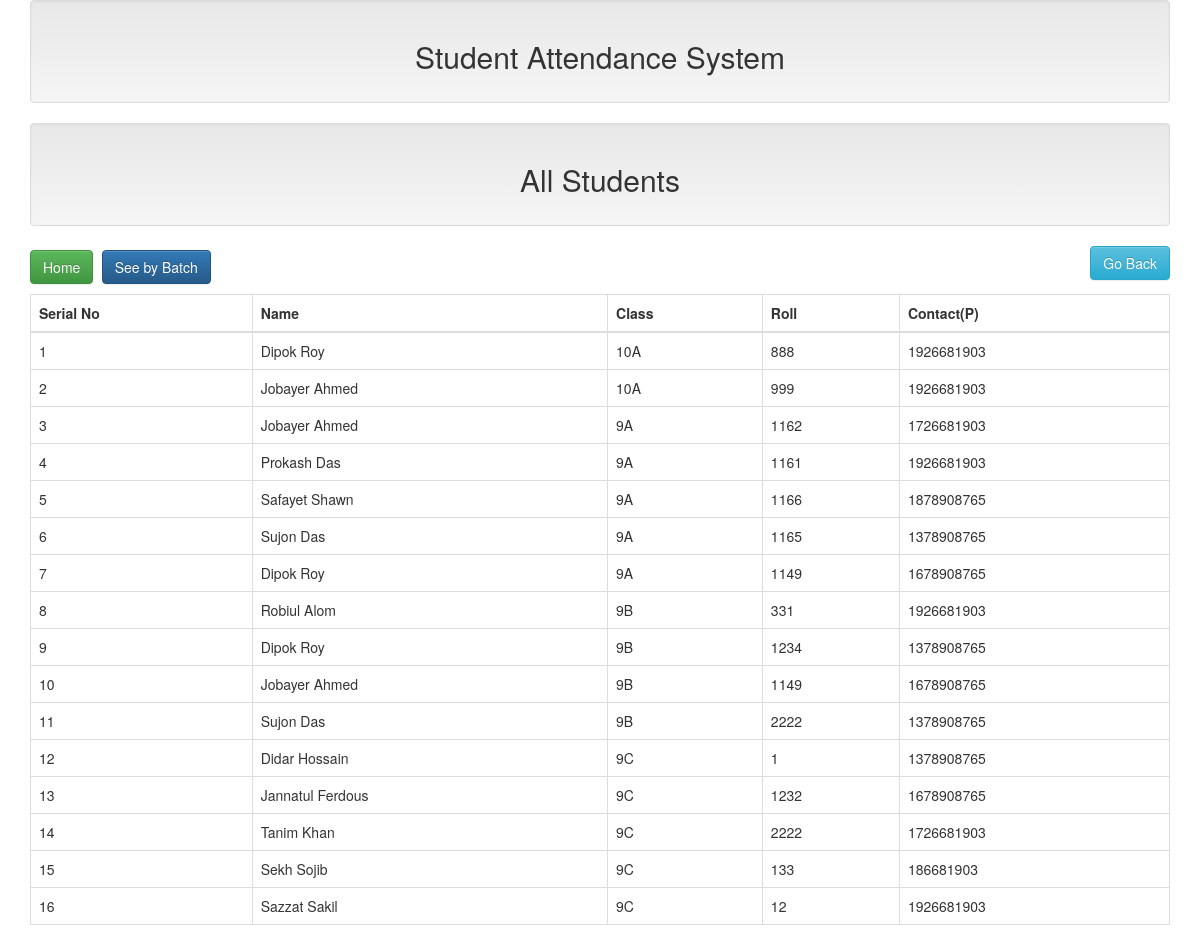
Screenshot of /all.php with the database file from the repository.
### tables this page shows
CREATE TABLE `student` (
  `id` int(100) NOT NULL,
  `name` varchar(150) NOT NULL,
  `roll` int(150) NOT NULL,
  `cnt` int(150) NOT NULL,
  `batch` varchar(150) NOT NULL
);

### lib/datbase.php (called while the page is built, shortened)
<?php
class database {
	public $host=DB_HOST;
	public $user=DB_USER;
	public $pass=DB_PASS;
	public $dbname=DB_NAME;
	public $link;
	private function connection(){
		$this->link =new mysqli($this->host, $this->user, $this->pass, $this->dbname);
	}
	public function select($query){
		$result=$this->link->query($query) or die($this->link->error.__LINE__);
		if($result->num_rows >0 ){
			return $result;
		}else{
			return false;
		}
	}
}
?>

### lib/student.php (called while the page is built, shortened)
<?php
include"lib/datbase.php";
?>
<?php
class student{
	private $db;
	public function __construct(){
		$this->db=new database;
	}
		public function getAllStudent(){
		$query="SELECT * FROM student  order by batch ";
		$select=$this->db->select($query);
		return $select;
	}
}
?>

### all.php (the view)
<?php
include"inc/header.php";
include"lib/student.php";
?>
     <div class=" well text-center">
     	<h2>All Students</h2>
     </div>
     <div class="pane-heading ">
			<h2 >
				<a class=" btn btn-success "href="index.php">Home</a>
				<a class=" btn btn-primary "href="bybatch.php">See by Batch</a>
				<a class="btn btn-info pull-right "href="index.php">Go Back</a>
			</h2>
		</div>
  <table class="table table-bordered">
    <thead>
      <tr>
      	<th>Serial No</th>
        <th>Name</th>
        <th>Class</th>
        <th>Roll</th>
       <th>Contact(P)</th>
      </tr>
    </thead>
    <tbody>
      <tr>
      	<?php
      		$stu=new student;
      		$all=$stu->getAllStudent();
      		if($all){
      			$i=0;
      			while($row=$all->fetch_assoc()){
      				$i++;
      				?>
      	<td><?php echo $i; ?></td>
        <td><?php echo $row['name'];?></td>
        <td><?php echo $row['batch'];?></td>
        <td><?php echo $row['roll'];?></td>
        <td><?php echo $row['cnt'];?></td>
      </tr>
     <?php
 				}
      		}
      	?>
    </tbody>
  </table>
</div>
</body>
</html>

### inc/header.php (shortened to what this page needs)
<!DOCTYPE html>
<html lang="en">
<head>
<link rel="stylesheet" href="https://maxcdn.bootstrapcdn.com/bootstrap/3.3.7/css/bootstrap.min.css">
<link rel="stylesheet" href="https://maxcdn.bootstrapcdn.com/bootstrap/3.3.7/css/bootstrap-theme.min.css">
</head>
<body>
	<div class="container">
		<div class="well text-center">
			<h2>Student Attendance System</h2>
		</div>

### rows the page displays
student: name "Dipok Roy", batch "10A", roll "888", cnt "1926681903"
student: name "Jobayer Ahmed", batch "10A", roll "999", cnt "1926681903"
student: name "Jobayer Ahmed", batch "9A", roll "1162", cnt "1726681903"
student: name "Prokash Das", batch "9A", roll "1161", cnt "1926681903"
student: name "Safayet Shawn", batch "9A", roll "1166", cnt "1878908765"
student: name "Sujon Das", batch "9A", roll "1165", cnt "1378908765"
student: name "Dipok Roy", batch "9A", roll "1149", cnt "1678908765"
student: name "Robiul Alom", batch "9B", roll "331", cnt "1926681903"
student: name "Dipok Roy", batch "9B", roll "1234", cnt "1378908765"
student: name "Jobayer Ahmed", batch "9B", roll "1149", cnt "1678908765"
student: name "Sujon Das", batch "9B", roll "2222", cnt "1378908765"
student: name "Didar Hossain", batch "9C", roll "1", cnt "1378908765"
student: name "Jannatul Ferdous", batch "9C", roll "1232", cnt "1678908765"
student: name "Tanim Khan", batch "9C", roll "2222", cnt "1726681903"
student: name "Sekh Sojib", batch "9C", roll "133", cnt "186681903"
student: name "Sazzat Sakil", batch "9C", roll "12", cnt "1926681903"
